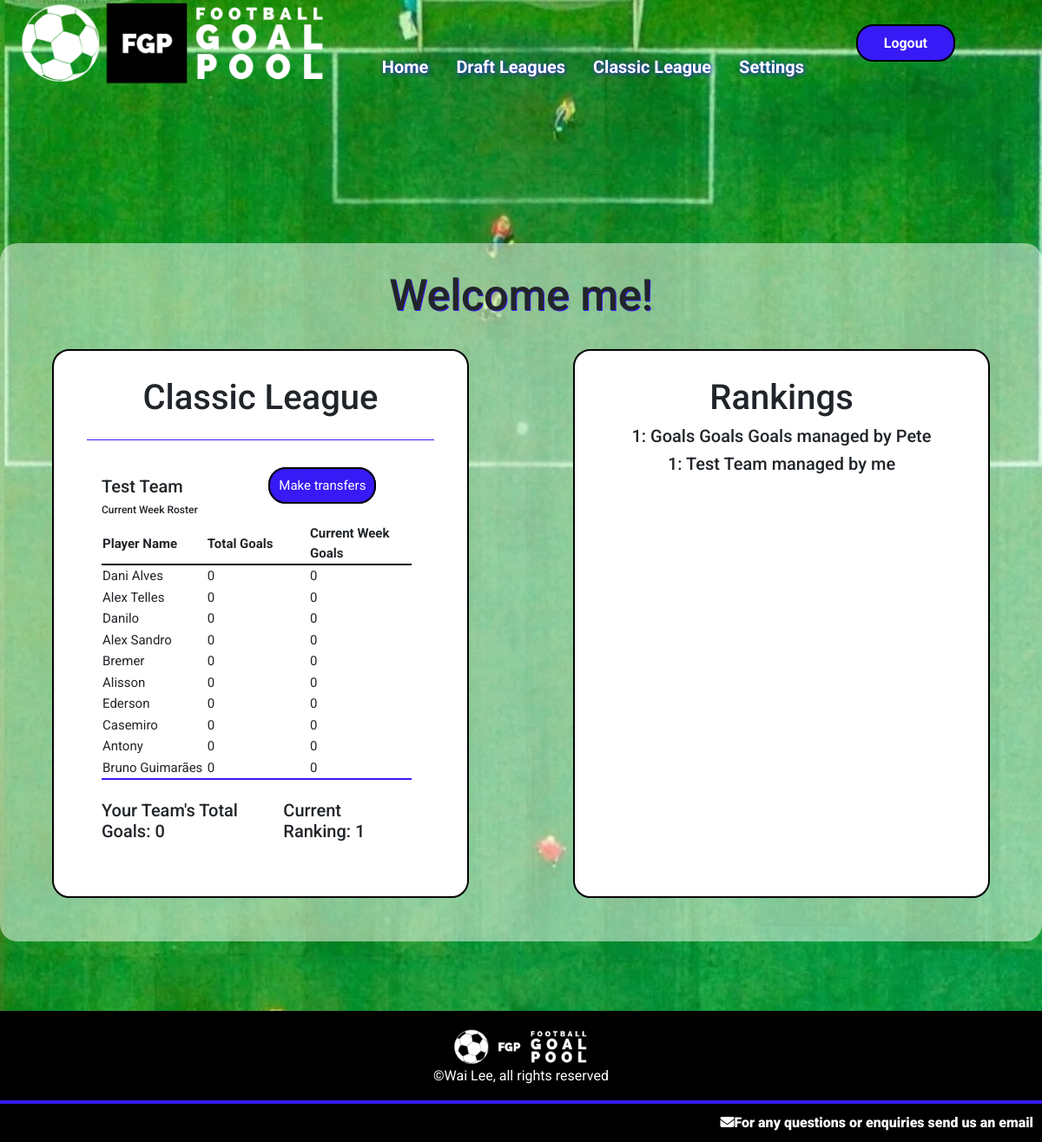
/globalleague (signed in), run on an earlier commit of the app's database.
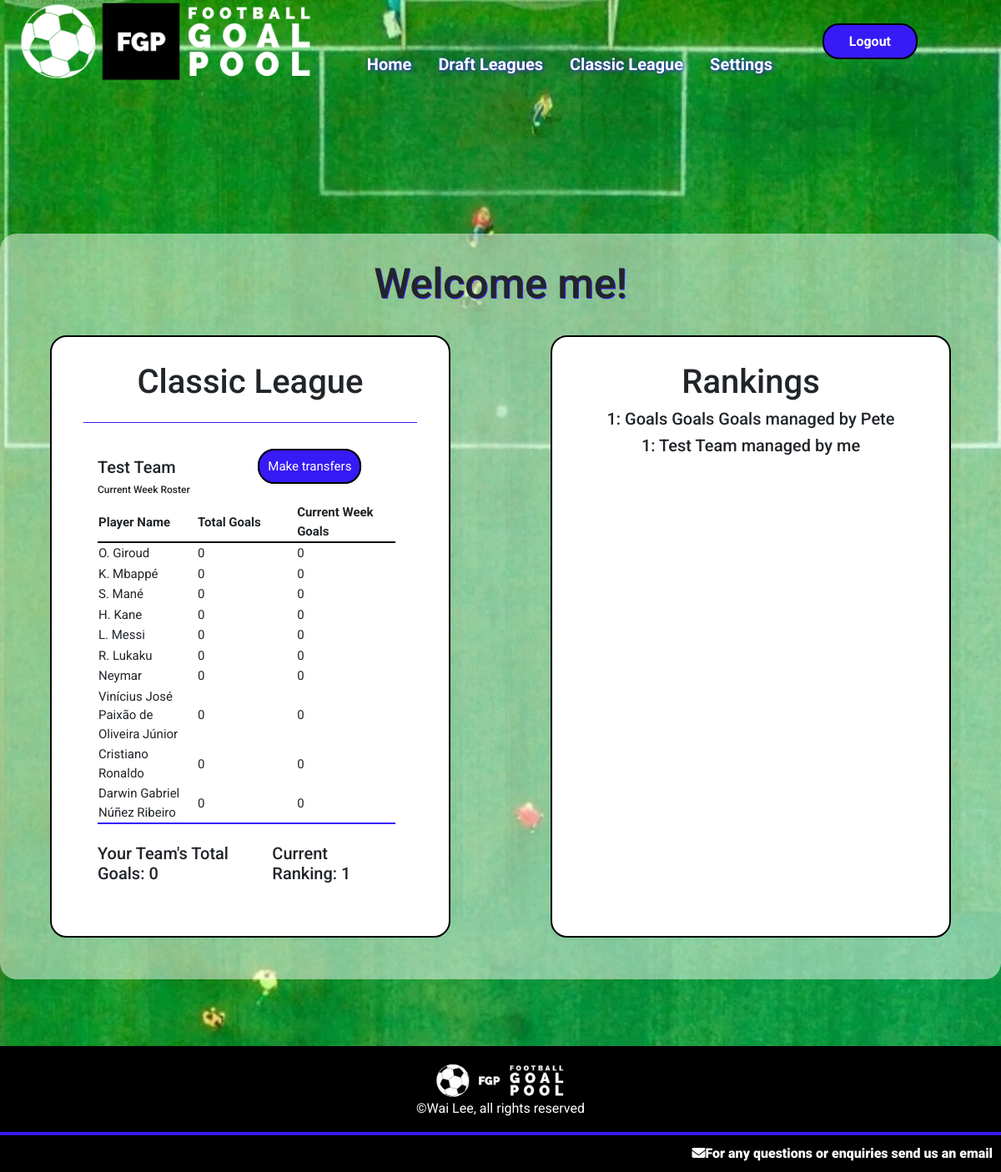
And on a later commit of the database.
### goalpoolapp/models.py (models this page shows, shortened)
class Team(models.Model):
    manager = models.ForeignKey(User, on_delete=models.CASCADE, related_name="managedteams")
    league = models.ForeignKey(League, on_delete=models.CASCADE, related_name="leagueteams")
    players = models.ManyToManyField(Player, related_name="teams", blank=True)
    provisionalplayers = models.ManyToManyField(Player, related_name="provisionalteams", blank=True)
    rank = models.IntegerField(default=1)
    teamname = models.CharField(max_length=64)
    totalgoals = models.IntegerField(default=0)
    draftnumber = models.IntegerField(blank=True, null=True)

class Player(models.Model):
    playercode = models.IntegerField()
    leagues = models.ManyToManyField(League, related_name="leagueplayers", blank=True)
    nickname = models.CharField(max_length=64)
    goals = models.IntegerField(default=0)
    country = models.ForeignKey(Country, on_delete=models.CASCADE, related_name="players")
    currentweekgoals = models.IntegerField(default=0)
    position = models.CharField(max_length=12)
    pic = models.CharField(max_length=100)

class User(AbstractUser):
    emailpermission = models.BooleanField(null=True)

### goalpoolapp/views.py (the view)
# urls.py: path('globalleague', views.globalleague, name='globalleague'),
@login_required
def globalleague(request):
    if request.method == "GET":
        global_league = League.objects.get(id='19')
        try:
            userteam = Team.objects.get(league=global_league, manager=request.user)
            global_teams = global_league.leagueteams.all().order_by('totalgoals')
            teamorder = Paginator(global_teams, 50)
            page = request.GET.get('page')
            teams = teamorder.get_page(page)
            return render(request, 'goalpoolapp/globalleague.html', {
                "league": global_league,
                "team": userteam,
                "teams": teams
            })
        except:
            return render(request, 'goalpoolapp/globalleague.html')

### goalpoolapp/templates/goalpoolapp/globalleague.html (shortened to what this page needs)
{% extends "goalpoolapp/layout.html" %}
{% load static %}
{% block body %}
<div id="main-page-content-container">
    <div id="main-page-content">
        <h2>Welcome {{ user.username }}!</h2>
        <br>
        {% if not team %}
        <h3>You currently do not have a team registered for the Classic league</h3>
        <a class="button" href="{% url 'goalpoolapp:createglobalteam' %}">Click here to create a team</a>
        {% else %}
            <div class="leagues-container">
                <div class="leaguecontainer">
                    <h3>Classic League</h3>
                    <hr>
                    <div class="leagueinformation">
                        <div class="leaguetablecontainer">
                            <div class="split-flexbox">
                                <div>
                                    <h5>{{ team.teamname }}</h5>
                                    <h6>Current Week Roster</h6>
                                </div>
                                <br>
                                <div>
                                    <a class="button" href="{% url 'goalpoolapp:globaltransfers' %}">Make transfers</a>
                                </div>
                                <br>
                            </div>
                            <table class="leaguetable">
                                <tr>
                                    <th>Player Name</th>
                                    <th>Total Goals</th>
                                    <th>Current Week Goals</th>
                                </tr>
                                {% for player in team.players.all %}
                                <tr>
                                    <td>{{ player.nickname }}</td>
                                    <td>{{ player.goals }}</td>
                                    <td>{{ player.currentweekgoals }}</td>
                                </tr>
                                {% endfor %}
                            </table>
                            <br>
                            <div class="split-flexbox">
                                <h5>
                                    Your Team's Total Goals: {{ team.totalgoals }}
                                </h5>
                                <h5>
                                    Current Ranking: {{ team.rank }}
                                </h5>
                            </div>
                        </div>
                    </div>
                </div>
                <div class="leaguecontainer">
                    <h3>Rankings</h3>
                    {% for team in teams %}
                    <h5>{{ team.rank }}: {{ team.teamname }} managed by {{ team.manager }}</h5>
                    {% endfor %}
                </div>
            </div>
        {% endif %}
    </div>
</div>
{% endblock %}

What changed in the data, as far as the page shows it:
no longer on this page (row edited): Player: nickname "Dani Alves", goals "0", currentweekgoals "0"
no longer on this page (row edited): Player: nickname "Alex Telles", goals "0", currentweekgoals "0"
no longer on this page (row edited): Player: nickname "Danilo", goals "0", currentweekgoals "0"
no longer on this page (row edited): Player: nickname "Alex Sandro", goals "0", currentweekgoals "0"
no longer on this page (row edited): Player: nickname "Bremer", goals "0", currentweekgoals "0"
no longer on this page (row edited): Player: nickname "Alisson", goals "0", currentweekgoals "0"
no longer on this page (row edited): Player: nickname "Ederson", goals "0", currentweekgoals "0"
no longer on this page (row edited): Player: nickname "Casemiro", goals "0", currentweekgoals "0"
no longer on this page (row edited): Player: nickname "Antony", goals "0", currentweekgoals "0"
no longer on this page (row edited): Player: nickname "Bruno Guimarães", goals "0", currentweekgoals "0"
added Player: nickname "O. Giroud", goals "0", currentweekgoals "0"
added Player: nickname "K. Mbappé", goals "0", currentweekgoals "0"
now on this page (row edited): Player: nickname "S. Mané", goals "0", currentweekgoals "0"
now on this page (row edited): Player: nickname "H. Kane", goals "0", currentweekgoals "0"
added Player: nickname "L. Messi", goals "0", currentweekgoals "0"
added Player: nickname "R. Lukaku", goals "0", currentweekgoals "0"
added Player: nickname "Neymar", goals "0", currentweekgoals "0"
added Player: nickname "Vinícius José Paixão de Oliveira Júnior", goals "0", currentweekgoals "0"
added Player: nickname "Cristiano Ronaldo", goals "0", currentweekgoals "0"
added Player: nickname "Darwin Gabriel Núñez Ribeiro", goals "0", currentweekgoals "0"
